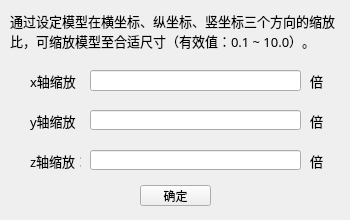
<?xml version="1.0" encoding="UTF-8"?>
<ui version="4.0">
 <class>GDRescaleDialog</class>
 <widget class="QWidget" name="GDRescaleDialog">
  <property name="geometry">
   <rect>
    <x>0</x>
    <y>0</y>
    <width>350</width>
    <height>220</height>
   </rect>
  </property>
  <property name="minimumSize">
   <size>
    <width>350</width>
    <height>220</height>
   </size>
  </property>
  <property name="maximumSize">
   <size>
    <width>350</width>
    <height>220</height>
   </size>
  </property>
  <property name="windowTitle">
   <string>自由缩放</string>
  </property>
  <widget class="QLabel" name="label">
   <property name="geometry">
    <rect>
     <x>10</x>
     <y>0</y>
     <width>331</width>
     <height>61</height>
    </rect>
   </property>
   <property name="font">
    <font>
     <family>微软雅黑</family>
     <pointsize>10</pointsize>
    </font>
   </property>
   <property name="text">
    <string>通过设定模型在横坐标、纵坐标、竖坐标三个方向的缩放比，可缩放模型至合适尺寸（有效值：0.1 ~ 10.0）。</string>
   </property>
   <property name="scaledContents">
    <bool>true</bool>
   </property>
   <property name="wordWrap">
    <bool>true</bool>
   </property>
  </widget>
  <widget class="QLineEdit" name="lineEdit">
   <property name="geometry">
    <rect>
     <x>90</x>
     <y>70</y>
     <width>211</width>
     <height>21</height>
    </rect>
   </property>
  </widget>
  <widget class="QLineEdit" name="lineEdit_2">
   <property name="geometry">
    <rect>
     <x>90</x>
     <y>110</y>
     <width>211</width>
     <height>20</height>
    </rect>
   </property>
  </widget>
  <widget class="QLineEdit" name="lineEdit_3">
   <property name="geometry">
    <rect>
     <x>90</x>
     <y>150</y>
     <width>211</width>
     <height>20</height>
    </rect>
   </property>
  </widget>
  <widget class="QLabel" name="label_2">
   <property name="geometry">
    <rect>
     <x>30</x>
     <y>70</y>
     <width>51</width>
     <height>21</height>
    </rect>
   </property>
   <property name="font">
    <font>
     <family>微软雅黑</family>
     <pointsize>10</pointsize>
    </font>
   </property>
   <property name="text">
    <string>x轴缩放：</string>
   </property>
  </widget>
  <widget class="QLabel" name="label_3">
   <property name="geometry">
    <rect>
     <x>30</x>
     <y>110</y>
     <width>51</width>
     <height>21</height>
    </rect>
   </property>
   <property name="font">
    <font>
     <family>微软雅黑</family>
     <pointsize>10</pointsize>
    </font>
   </property>
   <property name="text">
    <string>y轴缩放：</string>
   </property>
  </widget>
  <widget class="QLabel" name="label_4">
   <property name="geometry">
    <rect>
     <x>30</x>
     <y>150</y>
     <width>51</width>
     <height>21</height>
    </rect>
   </property>
   <property name="font">
    <font>
     <family>微软雅黑</family>
     <pointsize>10</pointsize>
    </font>
   </property>
   <property name="text">
    <string>z轴缩放：</string>
   </property>
  </widget>
  <widget class="QLabel" name="label_5">
   <property name="geometry">
    <rect>
     <x>310</x>
     <y>70</y>
     <width>51</width>
     <height>21</height>
    </rect>
   </property>
   <property name="font">
    <font>
     <family>微软雅黑</family>
     <pointsize>10</pointsize>
    </font>
   </property>
   <property name="text">
    <string>倍</string>
   </property>
  </widget>
  <widget class="QLabel" name="label_6">
   <property name="geometry">
    <rect>
     <x>310</x>
     <y>110</y>
     <width>51</width>
     <height>21</height>
    </rect>
   </property>
   <property name="font">
    <font>
     <family>微软雅黑</family>
     <pointsize>10</pointsize>
    </font>
   </property>
   <property name="text">
    <string>倍</string>
   </property>
  </widget>
  <widget class="QLabel" name="label_7">
   <property name="geometry">
    <rect>
     <x>310</x>
     <y>150</y>
     <width>51</width>
     <height>21</height>
    </rect>
   </property>
   <property name="font">
    <font>
     <family>微软雅黑</family>
     <pointsize>10</pointsize>
    </font>
   </property>
   <property name="text">
    <string>倍</string>
   </property>
  </widget>
  <widget class="QPushButton" name="pushButton">
   <property name="geometry">
    <rect>
     <x>140</x>
     <y>185</y>
     <width>71</width>
     <height>21</height>
    </rect>
   </property>
   <property name="text">
    <string>确定</string>
   </property>
  </widget>
 </widget>
 <layoutdefault spacing="6" margin="11"/>
 <resources/>
 <connections/>
</ui>
